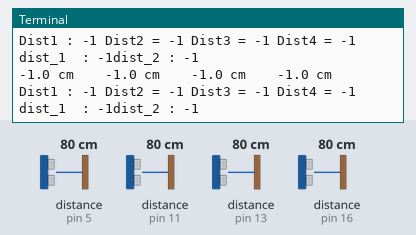
The program below on a simulated Raspberry Pi (header pin numbers). Parts: the last lines printed to the terminal. The inputs (shaded band) are chosen by the test bench; at power-on: distance to the obstacle (sensors on pin 5, pin 11, pin 13, pin 16) 80 cm. The echo pulse lasts 58.3 µs per cm; sound played through the audio output is not drawn and takes no time; the clock reads 2024-03-15 10:24:30 at power-on unless the program sets it.

Above: at 1.2 s.
1.3 s: distance to the obstacle (sensor on pin 5) set to 2 cm
At 2.0 s:
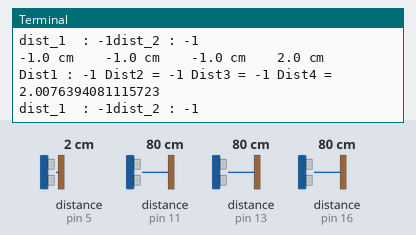
2.8 s: distance to the obstacle (sensor on pin 11) set to 2 cm
At 3.5 s:
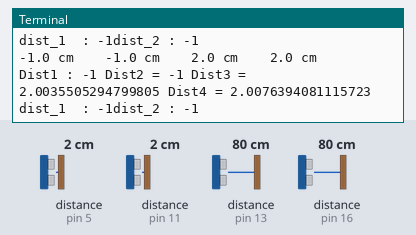
4.3 s: distance to the obstacle (sensor on pin 13) set to 2 cm
At 5.1 s:
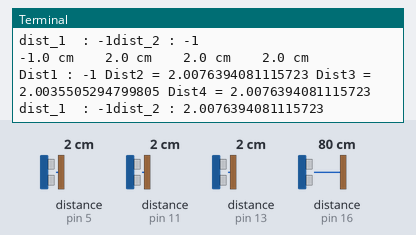
5.8 s: distance to the obstacle (sensor on pin 16) set to 2 cm
At 5.8 s:
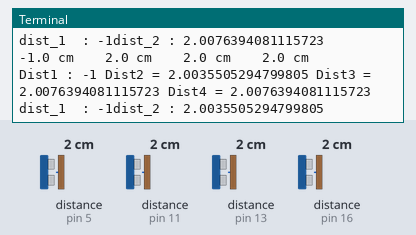
7.3 s: distance to the obstacle (sensor on pin 5) set to 4 cm
At 7.3 s:
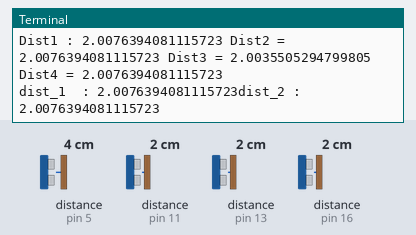
8.8 s: distance to the obstacle (sensor on pin 11) set to 4 cm
At 8.8 s:
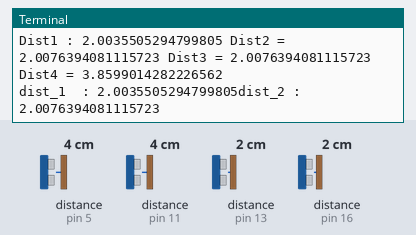
Timing chart, 0 to 11.3 s (numbered marks = the images above; inputs shaded):
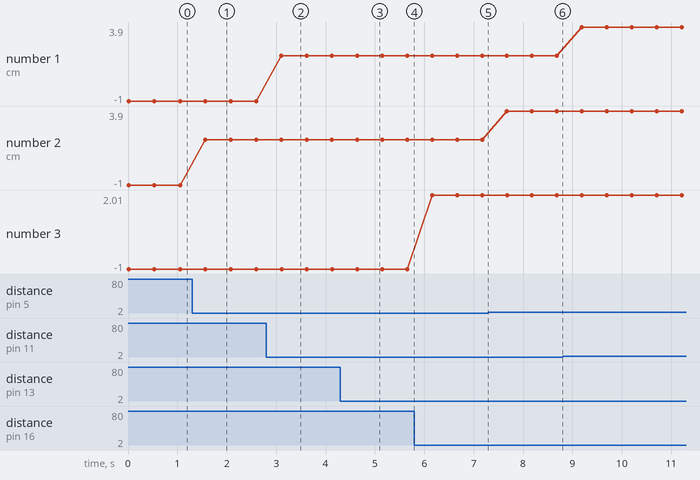

Measured:
- after the input at 1.3 s, the terminal: prints a new line after 0.27 s (image 1)
- after the input at 2.8 s, the terminal: prints a new line after 0.31 s (image 2)
- after the input at 4.3 s, the terminal: prints a new line after 0.34 s (image 3)
- plotted number 2: 2 → 3.9 after the input at 7.3 s

The program:

piano2.py
```python
#Libraries
import RPi.GPIO as GPIO
import time
import vlc

p1 = vlc.MediaPlayer("/home/pi/piano/68437__pinkyfinger__piano-a.wav")
p2 = vlc.MediaPlayer("/home/pi/piano/68438__pinkyfinger__piano-b.wav")
p3 = vlc.MediaPlayer("/home/pi/piano/68439__pinkyfinger__piano-bb.wav")
p4 = vlc.MediaPlayer("/home/pi/piano/68440__pinkyfinger__piano-c.wav")
p5 = vlc.MediaPlayer("/home/pi/piano/68441__pinkyfinger__piano-c.wav")
p6 = vlc.MediaPlayer("/home/pi/piano/68442__pinkyfinger__piano-d.wav")
p7 = vlc.MediaPlayer("/home/pi/piano/68443__pinkyfinger__piano-e.wav")
p8 = vlc.MediaPlayer("/home/pi/piano/68444__pinkyfinger__piano-eb.wav")


#GPIO Mode (BOARD / BCM)
GPIO.setmode(GPIO.BOARD)
GPIO.setwarnings(False)

#set GPIO Pins
PIN_TRIGGER = 15
PIN_TRIGGER3 = 32
PIN_TRIGGER2 = 26
PIN_TRIGGER1 = 3
GPIO_ECHO = 16
GPIO_ECHO1 = 13
GPIO_ECHO2 = 11
GPIO_ECHO3 = 5

#set GPIO direction (IN / OUT)
GPIO.setup(PIN_TRIGGER, GPIO.OUT)
GPIO.setup(PIN_TRIGGER1, GPIO.OUT)
GPIO.setup(PIN_TRIGGER2, GPIO.OUT)
GPIO.setup(PIN_TRIGGER3, GPIO.OUT)
GPIO.setup(GPIO_ECHO, GPIO.IN)
GPIO.setup(GPIO_ECHO1, GPIO.IN)
GPIO.setup(GPIO_ECHO2, GPIO.IN)
GPIO.setup(GPIO_ECHO3, GPIO.IN)

def distance(ECHO_PIN, TRIGGER_PIN):

    # set Trigger to HIGH
    GPIO.output(TRIGGER_PIN, True)

    # set Trigger after 0.01ms to LOW
    time.sleep(0.00001)
    GPIO.output(TRIGGER_PIN, False)

    StartTime = time.time()
    StopTime = time.time()

    time_limit = time.time()

    # save StartTime
    while GPIO.input(ECHO_PIN) == 0:
        StartTime = time.time()

    # save time of arrival
    while GPIO.input(ECHO_PIN) == 1:
        StopTime = time.time()
        if (time.time() - time_limit) > 0.004:
            return -1

    # time difference between start and arrival
    TimeElapsed = StopTime - StartTime
    # multiply with the sonic speed (34300 cm/s)
    # and divide by 2, because there and back
    distance = (TimeElapsed * 34300) / 2

    return distance

if __name__ == '__main__':
    try:
        while True:
            dist1 = distance(16,15)
            dist2 = distance(13,3)
            dist3 = distance(11,26)
            dist4 = distance(5,32)
            print ("%.1f cm \t %.1f cm \t %.1f cm \t %.1f cm" % (dist1, dist2, dist3 ,dist4))

            if dist1 < 30 and dist1 > -1:
                p2.stop()
                p3.stop()
                p4.stop()
                p5.stop()
                p6.stop()
                p7.stop()
                p8.stop()
                p1.play()
            elif dist1 > 30:
                p1.stop()
                p3.stop()
                p4.stop()
                p5.stop()
                p6.stop()
                p7.stop()
                p8.stop()
                p2.play()
            elif dist2 < 30 and dist2 > -1:
                p1.stop()
                p2.stop()
                p4.stop()
                p5.stop()
                p6.stop()
                p7.stop()
                p8.stop()
                p3.play()
            elif dist2 > 30:
                p1.stop()
                p2.stop()
                p3.stop()
                p5.stop()
                p6.stop()
                p7.stop()
                p8.stop()
                p4.play()
            elif dist3 < 30 and dist3 > -1:
                p1.stop()
                p2.stop()
                p3.stop()
                p4.stop()
                p7.stop()
                p8.stop()
                p6.stop()
                p5.play()
            elif dist3 > 30:
                p1.stop()
                p2.stop()
                p3.stop()
                p5.stop()
                p4.stop()
                p7.stop()
                p8.stop()
                p6.play()
            elif dist4 < 30 and dist4 > -1:
                p1.stop()
                p2.stop()
                p3.stop()
                p5.stop()
                p6.stop()
                p4.stop()
                p8.stop()
                p7.play()
            elif dist4 > 30:
                p1.stop()
                p2.stop()
                p3.stop()
                p5.stop()
                p6.stop()
                p7.stop()
                p4.stop()
                p8.play()
            else:
                p1.stop()
                p2.stop()
                p3.stop()
                p4.stop()
                p5.stop()
                p6.stop()
                p7.stop()
                p8.stop()

            print("Dist1 : " + str(dist1) + " Dist2 = " + str(dist2) + " Dist3 = " + str(dist3) + " Dist4 = " + str(dist4))
            print("dist_1  : " + str(dist1) + "dist_2 : " + str(dist2))
            time.sleep(0.5)

        # Reset by pressing CTRL + C
    except KeyboardInterrupt:
        print("Measurement stopped by User")
        GPIO.cleanup()
```
